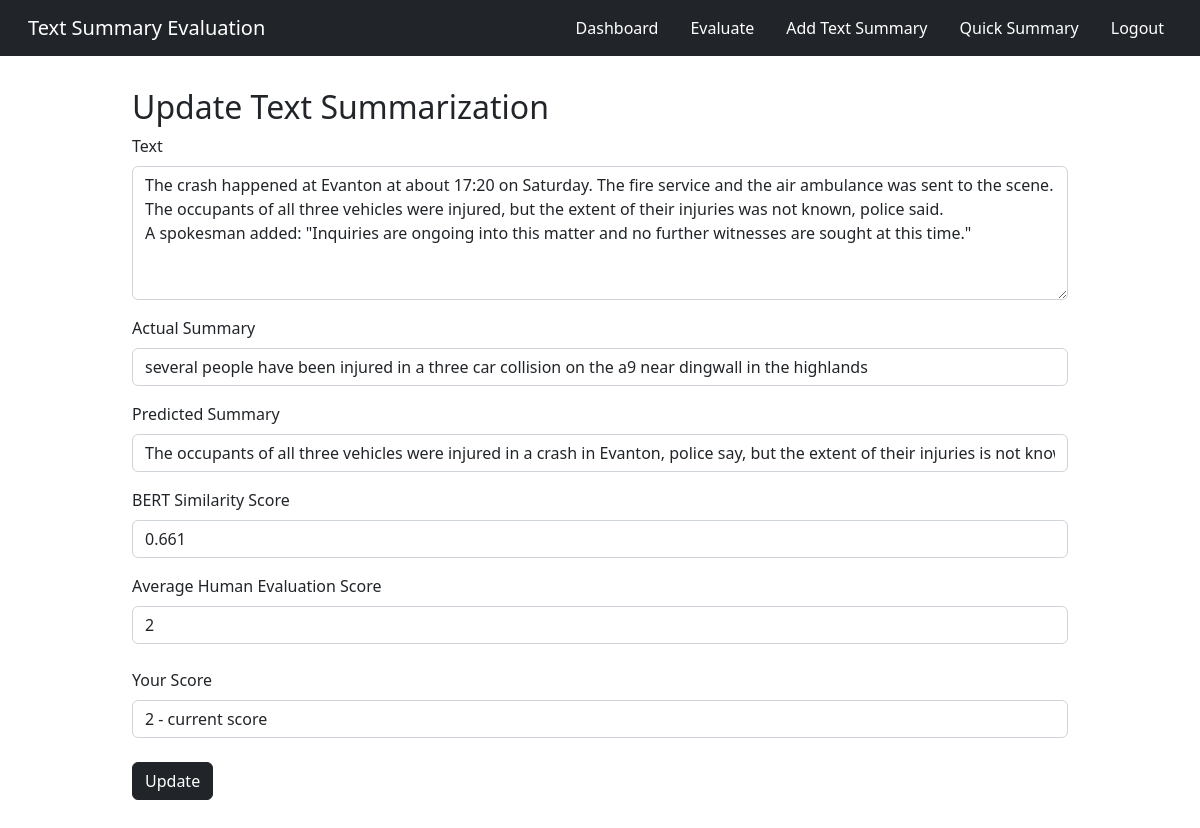
The page /textsum/update/32 (signed in) on the database as committed earlier.
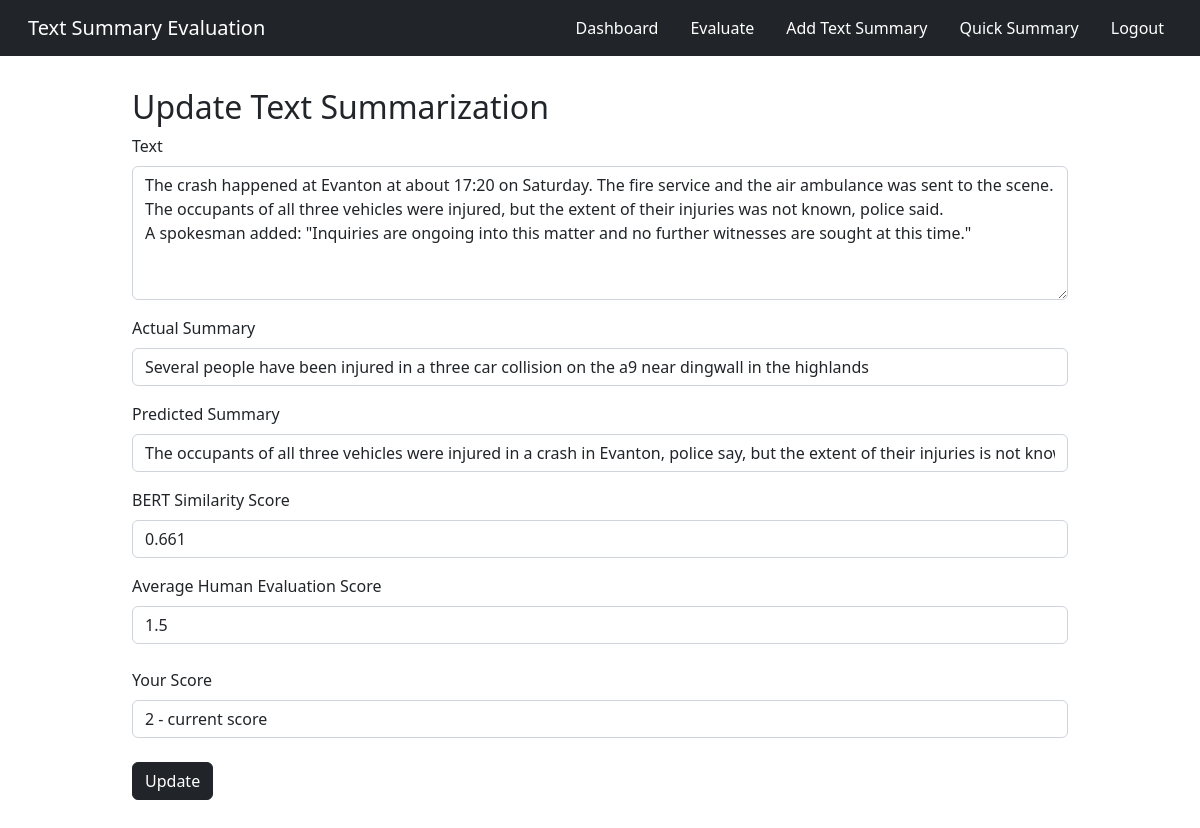
The same page on the database as committed later.
### app.py (models this page shows, shortened)
class TextSum(db.Model):
    sno = db.Column(db.Integer, primary_key=True)
    text = db.Column(db.String(10000), nullable=False)
    predicted_summary = db.Column(db.String(1000), nullable=False)
    actual_summary = db.Column(db.String(1000), nullable=False)
    cos_sim_score = db.Column(db.Float, nullable=True)
    human_score = db.Column(db.Float, nullable=True)
    date_created = db.Column(db.DateTime, default=datetime.utcnow)

### app.py (the view, shortened to what this page needs)
@app.route('/textsum/update/<int:sno>',  methods=['GET', 'POST'])
@login_required
def update(sno):
    textsum = TextSum.query.filter_by(sno=sno).first()
    score = Score.query.filter_by(textsum_sno=sno, user_id=current_user.id).first()
    user_score = None
    if score:
        user_score = int(score.score)
    return render_template('update.html', textsum=textsum, user_score=user_score)

### app.py (called while the page is built)
@login_manager.user_loader
def load_user(user_id):
    return User.get(user_id)

    def get(id):
        return User.query.filter_by(id=id).first()

### templates/update.html (shortened to what this page needs)
<!doctype html>
<html lang="en">
<head>
    <link href="https://cdn.jsdelivr.net/npm/bootstrap@5.2.1/dist/css/bootstrap.min.css" rel="stylesheet"
>
</head>
<body>
{% extends 'base2.html' %}
{% block body %}
    <div class="container">
        <h2>Update Text Summarization</h2>
        <form class="form" action="/textsum/update/{{textsum.sno}}" method="POST">
            <div class="mb-3">
                <label for="text" class="form-label">Text</label>
                <textarea id="textarea1" class="form-control" rows="5" name="text">{{textsum.text}}</textarea>
            </div>
            <div class="mb-3">
                <label for="actual_summary" class="form-label">Actual Summary</label>
                <input type="text" class="form-control" name="actual_summary" value="{{textsum.actual_summary}}">
            </div>
            <div class="mb-3">
                <label for="predicted_summary" class="form-label">Predicted Summary</label>
                <input type="text" class="form-control" name="predicted_summary" value="{{textsum.predicted_summary}}" readonly>
            </div>
            <div class="mb-3">
                <label for="cos_sim_score" class="form-label">BERT Similarity Score</label>
                <input type="number" class="form-control" name="cos_sim_score" value="{{textsum.cos_sim_score}}" readonly>
            </div>
            <div class="mb-4">
                <label for="human_score" class="form-label">Average Human Evaluation Score</label>
                <input type="number" class="form-control" name="human_score" value="{{textsum.human_score}}" readonly>
            </div>
            <div class="mb-4">
                <label for="user_score" class="form-label">Your Score</label>
                <select class="form-control" name="user_score">
                    <option value="{{user_score}}">{{user_score}} - current score</option>
                </select>
            </div>
            <button type="submit" class="btn btn-dark">Update</button>
        </form>
    </div>
{% endblock body %}

Rows that differ between the two databases and show on the page:
changed TextSum: actual_summary "several people have been injured in a three car collision on the a9 near dingwall in the highlands" → "Several people have been injured in a three car collision on the a9 near dingwall in the highlands"; human_score "2" → "1.5"
